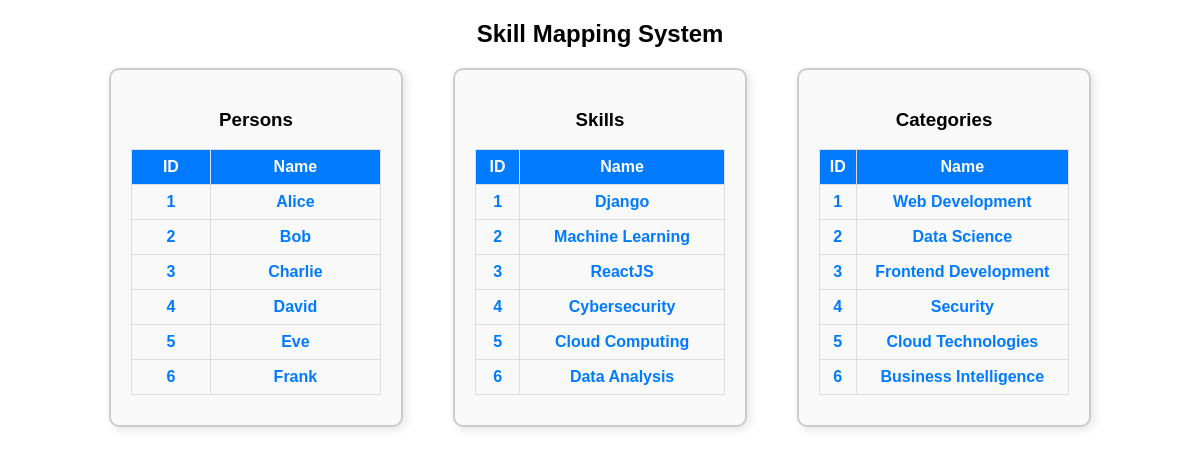
Page /project/skill-view/ on the committed database.
### test_app/models.py (models this page shows, shortened)
class Person(models.Model):
    name = models.CharField(max_length=255)

class Skill(models.Model):
    name = models.CharField(max_length=255)
    persons = models.ManyToManyField(Person, through="PersonSkill")
    categories = models.ManyToManyField("Category", through="SkillCategory")

class Category(models.Model):
    name = models.CharField(max_length=255)

### test_app/views.py (the view)
# urls.py: path("skill-view/", skill_view, name="skill_view"),
def skill_view(request):
    persons = Person.objects.all()
    skills = Skill.objects.all()
    categories = Category.objects.all()
    person_skills = {person.id: list(Skill.objects.filter(persons=person).values("id", "name")) for person in persons}
    category_skills = {category.id: list(Skill.objects.filter(categories=category).values("id", "name")) for category in categories}
    skill_persons = {skill.id: list(skill.persons.values("id", "name")) for skill in skills}
    skill_categories = {skill.id: list(skill.categories.values("id", "name")) for skill in skills}
    return render(request, "skill_view.html", {
        "persons": persons,
        "skills": skills,
        "categories": categories,
        "person_skills": person_skills,
        "category_skills": category_skills,
        "skill_persons": skill_persons,
        "skill_categories": skill_categories
    })

### test_app/templates/skill_view.html (shortened to what this page needs)
<!DOCTYPE html>
<html lang="en">
<head>
</head>
<body>
    <h2>Skill Mapping System</h2>
    <div class="container">
        <div class="table-container">
            <h3>Persons</h3>
            <table>
                <tr><th>ID</th><th>Name</th></tr>
                {% for person in persons %}
                <tr id="person-{{ person.id }}" class="clickable person" data-id="{{ person.id }}">
                    <td>{{ person.id }}</td>
                    <td>{{ person.name }}</td>
                </tr>
                {% endfor %}
            </table>
        </div>
        <div class="table-container">
            <h3>Skills</h3>
            <table>
                <tr><th>ID</th><th>Name</th></tr>
                {% for skill in skills %}
                <tr id="skill-{{ skill.id }}" class="clickable skill" data-id="{{ skill.id }}">
                    <td>{{ skill.id }}</td>
                    <td>{{ skill.name }}</td>
                </tr>
                {% endfor %}
            </table>
        </div>
        <div class="table-container">
            <h3>Categories</h3>
            <table>
                <tr><th>ID</th><th>Name</th></tr>
                {% for category in categories %}
                <tr id="category-{{ category.id }}" class="clickable category" data-id="{{ category.id }}">
                    <td>{{ category.id }}</td>
                    <td>{{ category.name }}</td>
                </tr>
                {% endfor %}
            </table>
        </div>
    </div>
</body>
</html>

### test_app/templates/skill_view.html (style rules this page uses)
body { font-family: Arial, sans-serif; text-align: center; }
.container { display: flex; justify-content: center; align-items: flex-start; gap: 50px; margin-top: 20px; position: relative; }
.table-container { position: relative; display: inline-block; min-width: 250px; border: 2px solid #ccc; padding: 20px; border-radius: 10px; background-color: #f9f9f9; box-shadow: 3px 3px 10px rgba(0, 0, 0, 0.1); }
table { width: 250px; border-collapse: collapse; margin: 10px auto; position: relative; }
th, td { border: 1px solid #ddd; padding: 8px; text-align: center; }
th { background-color: #007bff; color: white; }
.clickable { cursor: pointer; font-weight: bold; color: #007bff; }

### rows in the picture
Person: id "1", name "Alice"
Person: id "2", name "Bob"
Person: id "3", name "Charlie"
Person: id "4", name "David"
Person: id "5", name "Eve"
Person: id "6", name "Frank"
Skill: id "1", name "Django"
Skill: id "2", name "Machine Learning"
Skill: id "3", name "ReactJS"
Skill: id "4", name "Cybersecurity"
Skill: id "5", name "Cloud Computing"
Skill: id "6", name "Data Analysis"
Category: id "1", name "Web Development"
Category: id "2", name "Data Science"
Category: id "3", name "Frontend Development"
Category: id "4", name "Security"
Category: id "5", name "Cloud Technologies"
Category: id "6", name "Business Intelligence"
